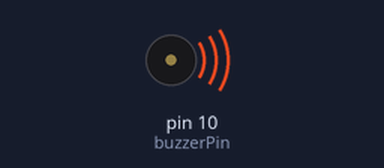
Bench run of a sketch on a simulated Arduino Uno, built with avr-gcc and run on an emulated ATmega328P. Shown: buzzer (waves = sounding).

Above: at 0.5 s.
Timing chart, 0 to 4.6 s (numbered marks = the images above):
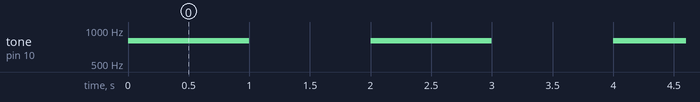

The sketch:

buzzer.ino
```cpp
int buzzerPin=10;  //D9 conectted to a buzzer

void setup() {
 pinMode(buzzerPin, OUTPUT);
 }

void loop() {
  alarmBeep(buzzerPin);
  }

void alarmBeep(int pin) {
  tone(pin, 800, 1000);
  delay(2000);
  }
```

Measured:
- by itself, tone on pin 10 (buzzerPin): alternates 800 Hz for 1.0 s and silent for 1.0 s
